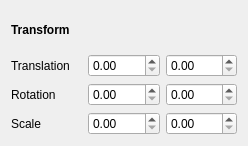
<?xml version="1.0" encoding="UTF-8"?>
<ui version="4.0">
 <class>TransformWidget</class>
 <widget class="QWidget" name="TransformWidget">
  <property name="geometry">
   <rect>
    <x>0</x>
    <y>0</y>
    <width>248</width>
    <height>146</height>
   </rect>
  </property>
  <property name="windowTitle">
   <string>Form</string>
  </property>
  <layout class="QVBoxLayout" name="verticalLayout">
   <item>
    <widget class="QLabel" name="label_4">
     <property name="font">
      <font>
       <weight>75</weight>
       <bold>true</bold>
      </font>
     </property>
     <property name="text">
      <string>Transform</string>
     </property>
    </widget>
   </item>
   <item>
    <layout class="QHBoxLayout" name="horizontalLayout">
     <item>
      <widget class="QLabel" name="label">
       <property name="text">
        <string>Translation</string>
       </property>
      </widget>
     </item>
     <item>
      <widget class="QDoubleSpinBox" name="spinTx">
       <property name="frame">
        <bool>true</bool>
       </property>
       <property name="buttonSymbols">
        <enum>QAbstractSpinBox::UpDownArrows</enum>
       </property>
      </widget>
     </item>
     <item>
      <widget class="QDoubleSpinBox" name="spinTy">
       <property name="frame">
        <bool>true</bool>
       </property>
       <property name="buttonSymbols">
        <enum>QAbstractSpinBox::UpDownArrows</enum>
       </property>
      </widget>
     </item>
    </layout>
   </item>
   <item>
    <layout class="QHBoxLayout" name="horizontalLayout_2">
     <item>
      <widget class="QLabel" name="label_2">
       <property name="text">
        <string>Rotation</string>
       </property>
      </widget>
     </item>
     <item>
      <widget class="QDoubleSpinBox" name="spinRx">
       <property name="frame">
        <bool>true</bool>
       </property>
       <property name="buttonSymbols">
        <enum>QAbstractSpinBox::UpDownArrows</enum>
       </property>
      </widget>
     </item>
     <item>
      <widget class="QDoubleSpinBox" name="spinRy">
       <property name="frame">
        <bool>true</bool>
       </property>
       <property name="buttonSymbols">
        <enum>QAbstractSpinBox::UpDownArrows</enum>
       </property>
      </widget>
     </item>
    </layout>
   </item>
   <item>
    <layout class="QHBoxLayout" name="horizontalLayout_3">
     <item>
      <widget class="QLabel" name="label_3">
       <property name="text">
        <string>Scale</string>
       </property>
      </widget>
     </item>
     <item>
      <widget class="QDoubleSpinBox" name="spinSx">
       <property name="frame">
        <bool>true</bool>
       </property>
       <property name="buttonSymbols">
        <enum>QAbstractSpinBox::UpDownArrows</enum>
       </property>
      </widget>
     </item>
     <item>
      <widget class="QDoubleSpinBox" name="spinSy">
       <property name="frame">
        <bool>true</bool>
       </property>
       <property name="buttonSymbols">
        <enum>QAbstractSpinBox::UpDownArrows</enum>
       </property>
      </widget>
     </item>
    </layout>
   </item>
  </layout>
 </widget>
 <resources/>
 <connections/>
</ui>
